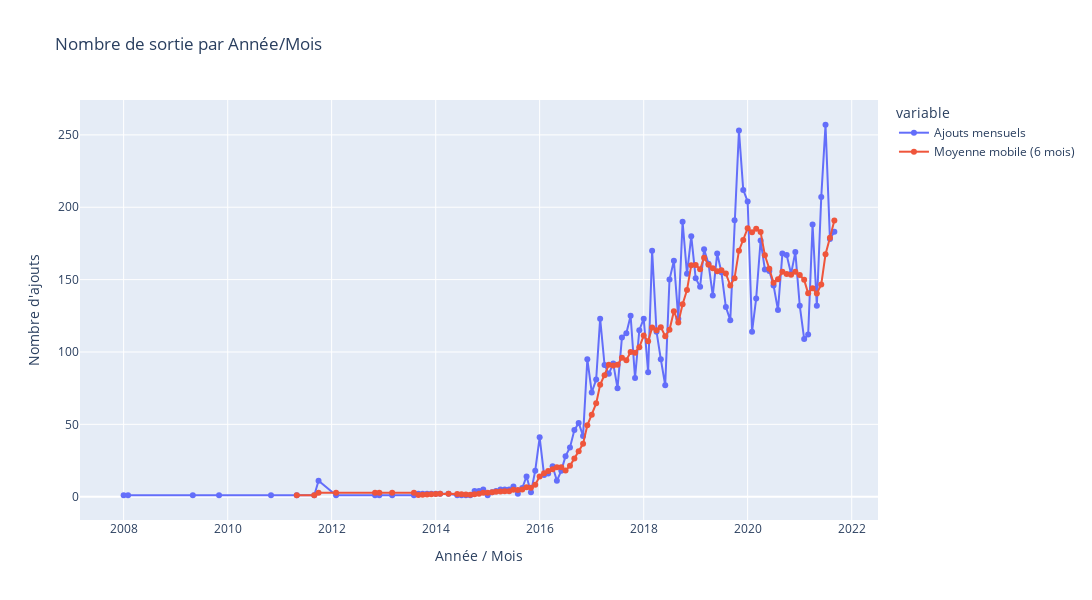

The code cell stored with this chart in its notebook:
### Markdown cell above
## Analyse temporelle des ajouts Netflix (2008-2021)

### Code cell
# Préparation des données temporelles
df_temp = df_viz_wip.dropna(subset=['year_added', 'month_added']).copy()

# Création de la série temporelle mensuelle
df_temp['year_month'] = (
    df_temp['year_added'].astype(int).astype(str) + '-' + 
    df_temp['month_added'].astype(int).astype(str).str.zfill(2)
)

count_per_year_month = df_temp['year_month'].value_counts().sort_index().reset_index()

# Lissage par moyenne mobile (6 mois) pour réduire la volatilité mensuelle
count_per_year_month['rolling_avg'] = count_per_year_month['count'].rolling(window=6).mean()

# Renommage pour visualisation
count_per_year_month_renamed = count_per_year_month.rename(columns={
    'count': 'Ajouts mensuels',
    'rolling_avg': 'Moyenne mobile (6 mois)'
})

# Visualisation avec double série
fig = px.line(count_per_year_month_renamed,
              x='year_month',
              y=['Ajouts mensuels', 'Moyenne mobile (6 mois)'],
              title='Nombre de sortie par Année/Mois',
              labels={'year_month': 'Année / Mois', 
                      'value': 'Nombre d\'ajouts'},
              markers=True)

fig.update_layout(width=1280, height=600, autosize=False, hovermode='x unified')
fig.show()

### Figure 1 — Plotly figure (JSON) as saved in the notebook; plotly's stock layout.template omitted (floating-point values rounded to 4 significant figures)
{"data": [{"hovertemplate": "variable=Ajouts mensuels<br>Année / Mois=%{x}<br>Nombre d'ajouts=%{y}<extra></extra>", "legendgroup": "Ajouts mensuels", "line": {"color": "#636efa", "dash": "solid"}, "marker": {"symbol": "circle"}, "mode": "lines+markers", "name": "Ajouts mensuels", "orientation": "v", "showlegend": true, "type": "scatter", "x": ["2008-01", "2008-02", "2009-05", "2009-11", "2010-11", "2011-05", "2011-09", "2011-10", "2012-02", "2012-11", "2012-12", "2013-03", "2013-08", "2013-09", "2013-10", "2013-11", "2013-12", "2014-01", "2014-02", "2014-04", "2014-06", "2014-07", "2014-08", "2014-09", "2014-10", "2014-11", "2014-12", "2015-01", "2015-02", "2015-03", "2015-04", "2015-05", "2015-06", "2015-07", "2015-08", "2015-09", "2015-10", "2015-11", "2015-12", "2016-01", "2016-02", "2016-03", "2016-04", "2016-05", "2016-06", "2016-07", "2016-08", "2016-09", "2016-10", "2016-11", "2016-12", "2017-01", "2017-02", "2017-03", "2017-04", "2017-05", "2017-06", "2017-07", "2017-08", "2017-09", "2017-10", "2017-11", "2017-12", "2018-01", "2018-02", "2018-03", "2018-04", "2018-05", "2018-06", "2018-07", "2018-08", "2018-09", "2018-10", "2018-11", "2018-12", "2019-01", "2019-02", "2019-03", "2019-04", "2019-05", "2019-06", "2019-07", "2019-08", "2019-09", "2019-10", "2019-11", "2019-12", "2020-01", "2020-02", "2020-03", "2020-04", "2020-05", "2020-06", "2020-07", "2020-08", "2020-09", "2020-10", "2020-11", "2020-12", "2021-01", "2021-02", "2021-03", "2021-04", "2021-05", "2021-06", "2021-07", "2021-08", "2021-09"], "xaxis": "x", "y": [1, 1, 1, 1, 1, 1, 1, 11, 1, 1, 1, 1, 1, 2, 2, 2, 2, 2, 2, 2, 1, 1, 1, 1, 4, 4, 5, 1, 3, 4, 5, 5, 5, 7, 2, 6, 14, 3, 18, 41, 15, 16, 21, 11, 18, 28, 34, 46, 51, 42, 95, 72, 81, 123, 91, 85, 92, 75, 110, 113, 125, 82, 115, 123, 86, 170, 114, 95, 77, 150, 163, 123, 190, 154, 180, 151, 145, 171, 161, 139, 168, 155, 131, 122, 191, 253, 212, 204, 114, 137, 177, 157, 156, 146, 129, 168, 167, 154, 169, 132, 109, 112, 188, 132, 207, 257, 178, 183], "yaxis": "y"}, {"hovertemplate": "variable=Moyenne mobile (6 mois)<br>Année / Mois=%{x}<br>Nombre d'ajouts=%{y}<extra></extra>", "legendgroup": "Moyenne mobile (6 mois)", "line": {"color": "#EF553B", "dash": "solid"}, "marker": {"symbol": "circle"}, "mode": "lines+markers", "name": "Moyenne mobile (6 mois)", "orientation": "v", "showlegend": true, "type": "scatter", "x": ["2008-01", "2008-02", "2009-05", "2009-11", "2010-11", "2011-05", "2011-09", "2011-10", "2012-02", "2012-11", "2012-12", "2013-03", "2013-08", "2013-09", "2013-10", "2013-11", "2013-12", "2014-01", "2014-02", "2014-04", "2014-06", "2014-07", "2014-08", "2014-09", "2014-10", "2014-11", "2014-12", "2015-01", "2015-02", "2015-03", "2015-04", "2015-05", "2015-06", "2015-07", "2015-08", "2015-09", "2015-10", "2015-11", "2015-12", "2016-01", "2016-02", "2016-03", "2016-04", "2016-05", "2016-06", "2016-07", "2016-08", "2016-09", "2016-10", "2016-11", "2016-12", "2017-01", "2017-02", "2017-03", "2017-04", "2017-05", "2017-06", "2017-07", "2017-08", "2017-09", "2017-10", "2017-11", "2017-12", "2018-01", "2018-02", "2018-03", "2018-04", "2018-05", "2018-06", "2018-07", "2018-08", "2018-09", "2018-10", "2018-11", "2018-12", "2019-01", "2019-02", "2019-03", "2019-04", "2019-05", "2019-06", "2019-07", "2019-08", "2019-09", "2019-10", "2019-11", "2019-12", "2020-01", "2020-02", "2020-03", "2020-04", "2020-05", "2020-06", "2020-07", "2020-08", "2020-09", "2020-10", "2020-11", "2020-12", "2021-01", "2021-02", "2021-03", "2021-04", "2021-05", "2021-06", "2021-07", "2021-08", "2021-09"], "xaxis": "x", "y": [null, null, null, null, null, 1, 1, 2.667, 2.667, 2.667, 2.667, 2.667, 2.667, 1.167, 1.333, 1.5, 1.667, 1.833, 2, 2, 1.833, 1.667, 1.5, 1.333, 1.667, 2, 2.667, 2.667, 3, 3.5, 3.667, 3.833, 3.833, 4.833, 4.667, 5, 6.5, 6.167, 8.333, 14, 16.17, 17.83, 19, 20.33, 20.33, 18.17, 21.33, 26.33, 31.33, 36.5, 49.33, 56.67, 64.5, 77.33, 84, 91.17, 90.67, 91.17, 96, 94.33, 100, 99.5, 103.3, 111.3, 107.3, 116.8, 115, 117.2, 110.8, 115.3, 128.2, 120.3, 133, 142.8, 160, 160.2, 157.2, 165.2, 160.3, 157.8, 155.8, 156.5, 154.2, 146, 151, 170, 177.3, 185.5, 182.7, 185.2, 182.8, 166.8, 157.5, 147.8, 150.3, 155.5, 153.8, 153.3, 155.5, 153.2, 149.8, 140.5, 144, 140.3, 146.7, 167.5, 179, 190.8], "yaxis": "y"}], "layout": {"autosize": false, "height": 600, "hovermode": "x unified", "legend": {"title": {"text": "variable"}, "tracegroupgap": 0}, "title": {"text": "Nombre de sortie par Année/Mois"}, "width": 1280, "xaxis": {"anchor": "y", "domain": [0, 1], "title": {"text": "Année / Mois"}}, "yaxis": {"anchor": "x", "domain": [0, 1], "title": {"text": "Nombre d'ajouts"}}}}
